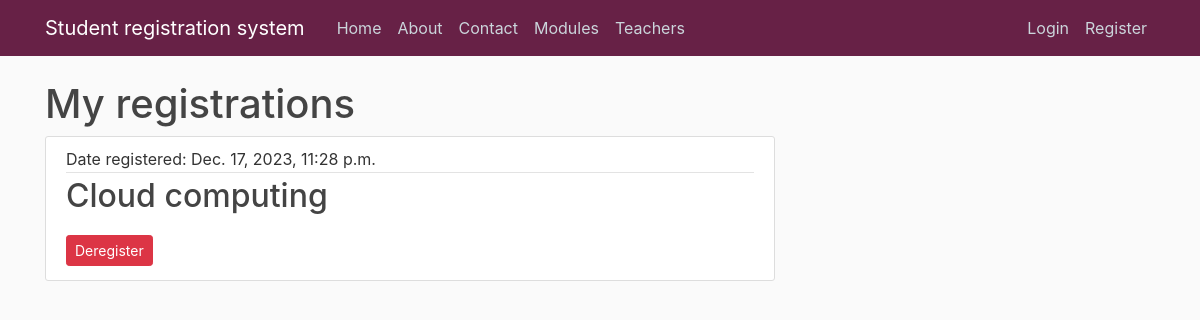
Before: /registration/C1003593 with the older database file.
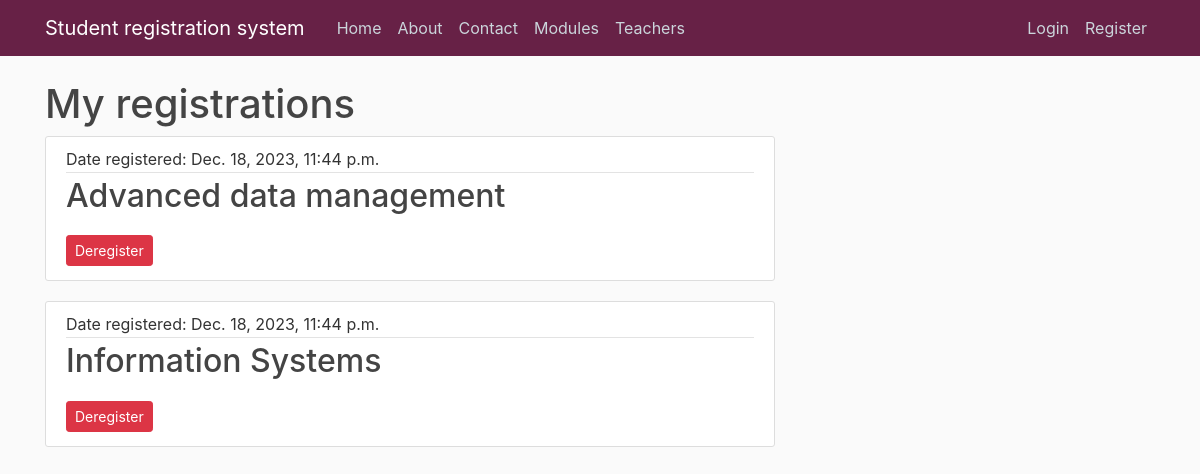
After: the same page with the newer database file.
### ModuleRegistrationSystem/models.py (models this page shows, shortened)
class Registration(models.Model):
    student = models.ForeignKey(User,null = True, related_name= 'studentregistrations', on_delete = models.CASCADE)
    module = models.ForeignKey(Module, null = True, related_name= 'moduleregistrations', on_delete = models.CASCADE)
    dateOfRegistration = models.DateTimeField(auto_now_add=True)
    class Meta:
        unique_together = ('student', 'module')

class Module(models.Model):
    name = models.CharField(max_length= 40)
    code = models.CharField(max_length= 4, primary_key= 'code')
    credit = models.IntegerField(choices= [(20, 20), (40, 40), (60, 60)])
    category = models.CharField(max_length= 20, choices= [('In-person', 'In person'), ('Online', 'Online')])
    description = models.TextField()
    availability = models.BooleanField(default=True)
    courses_Allowed_To_Register = models.ManyToManyField(Course)
    def __str__(self):
        return f'{self.name}'

### ModuleRegistrationSystem/views.py (the view)
# urls.py: path('registration/<str:username>', RegistrationView.as_view(), name='registrations'),
class RegistrationView(ListView):
        model = Registration
        template_name = 'ModuleRegistrationSystem/my_registrations.html'
        context_object_name = 'registrations'
        paginate_by = 3
        def get_queryset(self):
                user=get_object_or_404(User, username=self.kwargs.get('username'))
                return Registration.objects.filter(student=user).order_by('dateOfRegistration')

### ModuleRegistrationSystem/templates/ModuleRegistrationSystem/my_registrations.html (shortened to what this page needs)
{% extends "ModuleRegistrationSystem/base.html" %}
{% block content %}
    <h1>My registrations</h1>
    {% for registration in registrations %}
        <article class="media content-section">
            <div class="media-body">
                <div class="article-metadata">
                    <a class="mr-2">Date registered: {{ registration.dateOfRegistration }} </a>
                </div>
                <h2><a class="article-title">{{ registration.module }}</a></h2>
                <a class="btn btn-danger btn-sm mt-1 mb-1" href="{% url 'ModuleRegistrationSystem:module-deregistration' registration.id %}">Deregister</a>
            </div>
        </article>
    {% endfor %}
{% endblock content %}

Changed rows visible on the page:
removed Registration: dateOfRegistration "Dec. 17, 2023, 11:28 p.m.", module "Cloud computing"
added Registration: dateOfRegistration "Dec. 18, 2023, 11:44 p.m.", module "Advanced data management"
added Registration: dateOfRegistration "Dec. 18, 2023, 11:44 p.m.", module "Information Systems"
